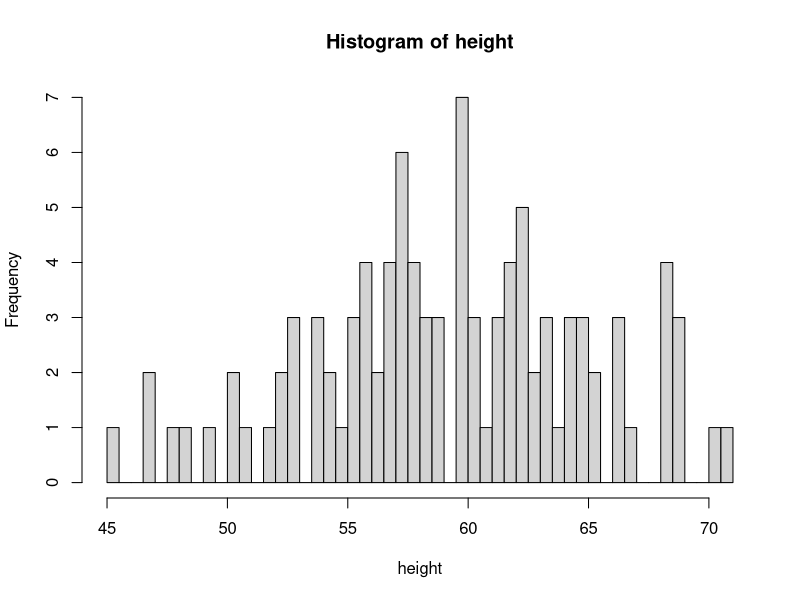
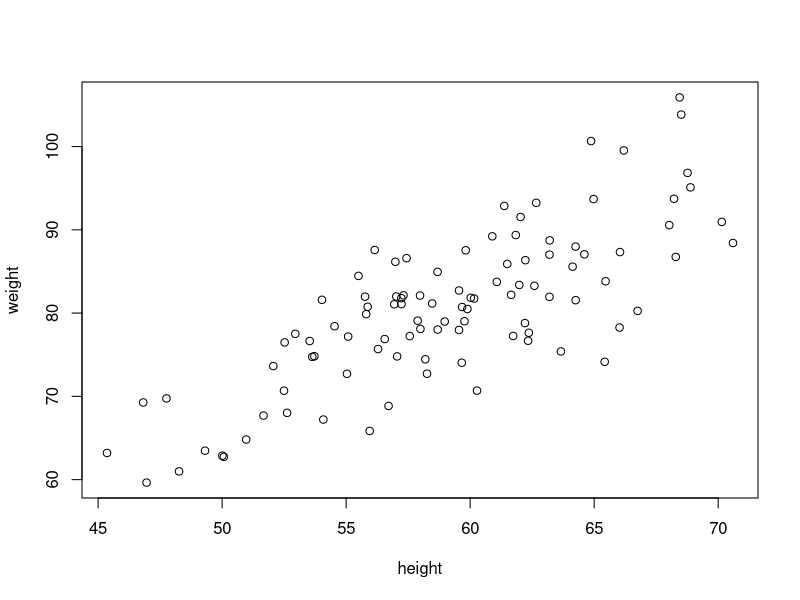

Write R code to recreate these figures, in order.
## ---- chunk 1
knitr::opts_chunk$set(echo = TRUE)
## ---- chunk 2
# clean with CSS


## ---- chunk 3
height <- rnorm(n=100, mean= 60, sd = 6)
weight <- height*1.2 +  rnorm(n=100, mean= 10, sd = 6)
hist(height, breaks=50)
plot(height, weight)
